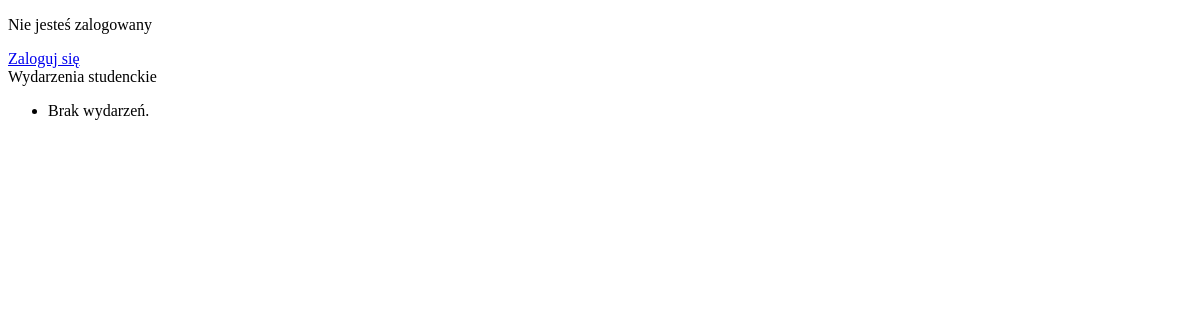
The app's page /, older data.
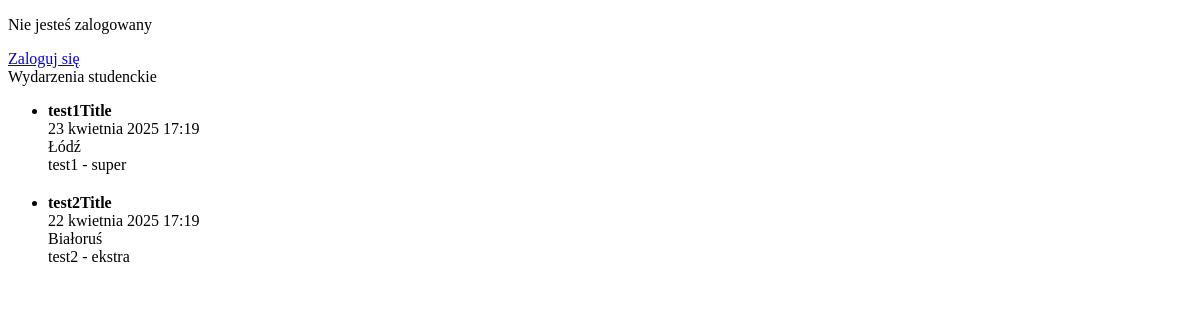
The same page, newer data.
### events/models.py (models this page shows, shortened)
class Event(models.Model):
    title = models.CharField(max_length=200)
    description = models.TextField()
    date = models.DateTimeField()
    location = models.CharField(max_length=200)

### events/views.py (the view)
# urls.py: 2. Add a URL to urlpatterns:  path('', views.home, name='home')
def home(request):
    events = Event.objects.all()
    return render(request, 'home.html', {'events': events})

### templates/home.html (shortened to what this page needs)
{% extends "base.html" %}
{% load static %}
{% block content %}
<div class="login-container">
  <div class="login-card">
    {% if user.is_authenticated %}
      <p class="login-title">Witaj, {{ user.username }}!</p>
      <form action="{% url 'logout' %}" method="post">
        {% csrf_token %}
        <button type="submit" class="login-button">Wyloguj się</button>
      </form>
    {% else %}
      <p class="login-title">Nie jesteś zalogowany</p>
      <a href="{% url 'login' %}" class="create-account">Zaloguj się</a>
    {% endif %}
    <div class="divider">Wydarzenia studenckie</div>
    <ul>
      {% for event in events %}
        <li style="margin-bottom: 20px;">
          <strong>{{ event.title }}</strong><br>
          {{ event.date }}<br>
          {{ event.location }}<br>
          {{ event.description }}
        </li>
      {% empty %}
        <li>Brak wydarzeń.</li>
      {% endfor %}
    </ul>
  </div>
</div>
{% endblock %}

### templates/base.html (shortened to what this page needs)
<!DOCTYPE html>
<html>
<head>
</head>
<body>
  <main>
    {% block content %}
    {% endblock %}
  </main>
</body>
</html>

Row changes from the older to the newer data that the page shows:
added Event: title "test1Title", date "23 kwietnia 2025 17:19", location "Łódź", description "test1 - super"
added Event: title "test2Title", date "22 kwietnia 2025 17:19", location "Białoruś", description "test2 - ekstra"
Text that changed along with them:
text no longer shown: "Brak wydarzeń."
